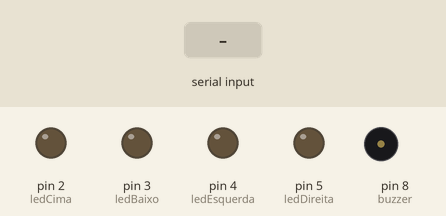
Simulated run of this sketch. Board: Arduino Uno, built with avr-gcc and run on an emulated ATmega328P. On the bench: output pins drawn as LEDs (lit = HIGH), buzzer (waves = sounding). Inputs (shaded band) come from the test bench.

Above: at 1.2 s.
1.3 s: "START\n" received over Serial
At 1.53 s:
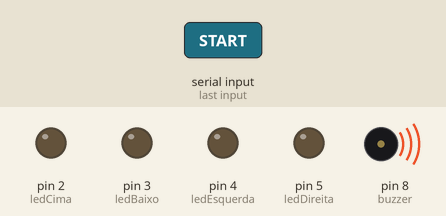
3.2 s: "CIMA\n" received over Serial
At 4.2 s:
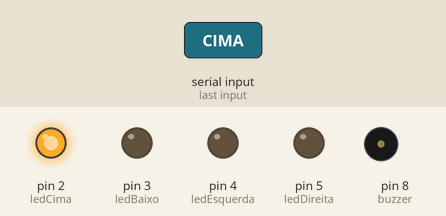
4.7 s: "BAIXO\n" received over Serial
At 5.4 s:
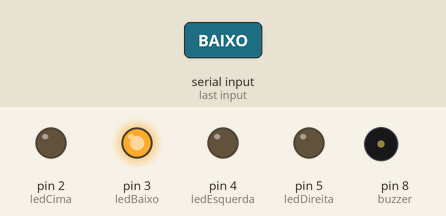
6.2 s: "ESQUERDA\n" received over Serial
At 6.6 s:
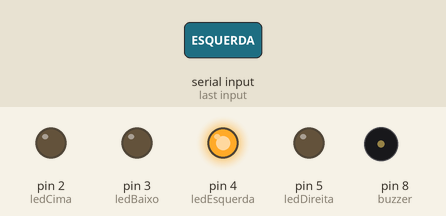
7.7 s: "DIREITA\n" received over Serial
At 8.9 s:
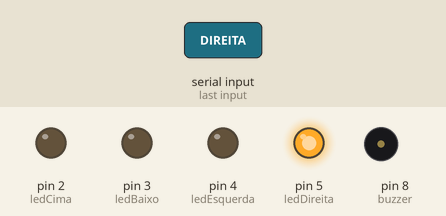
9.2 s: "ZERO\n" received over Serial
At 10.0 s:
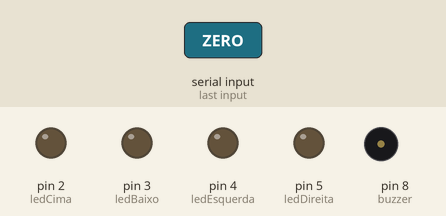
Timing chart, 0 to 11.7 s (numbered marks = the images above; inputs shaded):
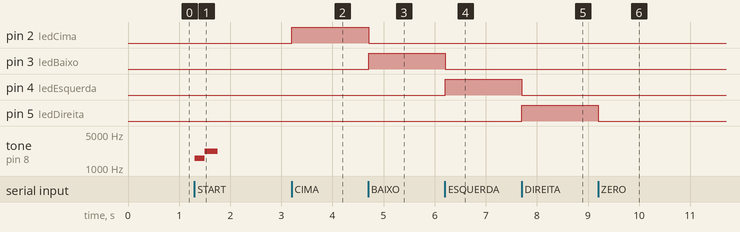

The sketch:

controle_led_joystick.ino
```cpp
String comando = "";

const int ledCima = 2;
const int ledBaixo = 3;
const int ledEsquerda = 4;
const int ledDireita = 5;

int buzzer = 8;

void setup() {
  Serial.begin(9600);
  pinMode(ledCima, OUTPUT);
  pinMode(ledBaixo, OUTPUT);
  pinMode(ledEsquerda, OUTPUT);
  pinMode(ledDireita, OUTPUT);
  pinMode(buzzer, OUTPUT);
}

void loop() {
  if (Serial.available()) {
    comando = Serial.readStringUntil('\n');
    comando.trim();

    if (comando == "START") {
      tone(buzzer, 1600);
      delay(200);
      noTone(buzzer);
      tone(buzzer, 2200);
      delay(250);
      noTone(buzzer);
    }

    // Desliga todos antes de acender o próximo
    digitalWrite(ledCima, LOW);
    digitalWrite(ledBaixo, LOW);
    digitalWrite(ledEsquerda, LOW);
    digitalWrite(ledDireita, LOW);

    if (comando == "CIMA") {
      digitalWrite(ledCima, HIGH);
    } else if (comando == "BAIXO") {
      digitalWrite(ledBaixo, HIGH);
    } else if (comando == "ESQUERDA") {
      digitalWrite(ledEsquerda, HIGH);
    } else if (comando == "DIREITA") {
      digitalWrite(ledDireita, HIGH);
    } else if (comando == "ZERO") {
      digitalWrite(ledCima, LOW);
      digitalWrite(ledBaixo, LOW);
      digitalWrite(ledEsquerda, LOW);
      digitalWrite(ledDireita, LOW);
    }

    if (comando == "END") {
      tone(buzzer, 900);
      delay(160);
      noTone(buzzer);
      tone(buzzer, 300);
      delay(320);
      noTone(buzzer);
    }
  }
}
```

Measured:
- after the input at 1.3 s, tone on pin 8 (buzzer): silent → 1600 Hz at once, → 2200 Hz 0.20 s later, → silent 0.25 s later
- after the input at 3.2 s, pin 2 (ledCima): LOW → HIGH at once
- after the input at 4.7 s, pin 2 (ledCima): HIGH → LOW at once; pin 3 (ledBaixo): LOW → HIGH at once
- after the input at 6.2 s, pin 3 (ledBaixo): HIGH → LOW at once; pin 4 (ledEsquerda): LOW → HIGH at once
- after the input at 7.7 s, pin 4 (ledEsquerda): HIGH → LOW at once; pin 5 (ledDireita): LOW → HIGH at once
- after the input at 9.2 s, pin 5 (ledDireita): HIGH → LOW at once
